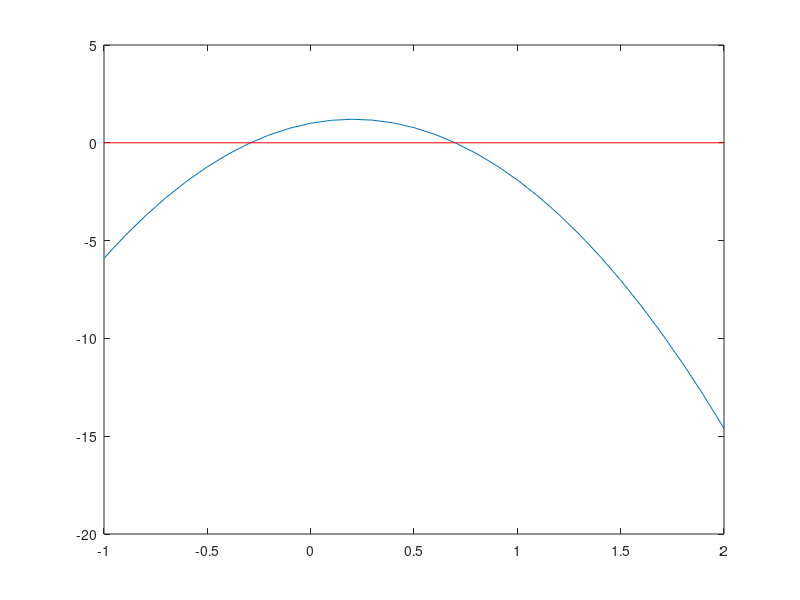

This chart was generated by the following MATLAB code:
clear,clc
%polyval(a,x)
a=[2 5 0 1] %f(x)=2x^3+5x^2+1
polyval(a,3) %f(3)=?
y=[-4.9 2 1];
t=[-1:.1:2];
H=polyval(y,t)
roots(y)
x1=[-1,2] %code for the x axis
y1=[0,0]
plot(t,H,x1,y1,'r')

a=[3,-5,6,-2]
b=[1,3,0,-1,0,2.5]
c=conv(a,b) %multiplying polynomials
d=deconv(b,a) %dividing polynomials
roots(a) %roots of a polynomial

f=@(x) x^3-2*x-5
root_f=fzero(f,[0]) %approx of zero
f(2)
s=@(theta) sin(theta)
root_s=fzero(s,1)